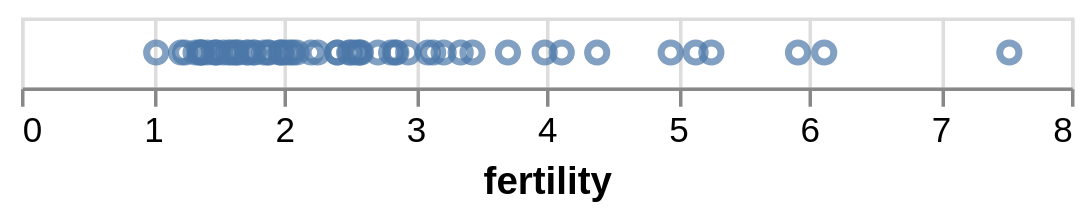

The cell this chart's notebook holds for it:
### Markdown cell above
### X

The `x` encoding channel sets a mark's horizontal position (x-coordinate). In addition, default choices of axis and title are made automatically. In the chart below, the choice of a quantitative data type results in a continuous linear axis scale:

### Code cell
alt.Chart(data2000).mark_point().encode(
    alt.X('fertility:Q')
)

### Figure 1 — Vega-Lite specification as saved in the notebook (floating-point values rounded to 4 significant figures)
{"config": {"view": {"continuousWidth": 300, "continuousHeight": 300}}, "data": {"name": "data-bc091f26dcbfed41e77a4db283369a07"}, "mark": {"type": "point"}, "encoding": {"x": {"field": "fertility", "type": "quantitative"}}, "$schema": "https://vega.github.io/schema/vega-lite/v6.1.0.json", "datasets": {"data-bc091f26dcbfed41e77a4db283369a07": [{"year": 2000, "country": "Afghanistan", "cluster": 0, "pop": 19542982, "life_expect": 54.73, "fertility": 7.53}, {"year": 2000, "country": "Argentina", "cluster": 3, "pop": 37070774, "life_expect": 74.22, "fertility": 2.59}, {"year": 2000, "country": "Australia", "cluster": 4, "pop": 19017963, "life_expect": 79.72, "fertility": 1.77}, {"year": 2000, "country": "Austria", "cluster": 1, "pop": 8010428, "life_expect": 78.49, "fertility": 1.36}, {"year": 2000, "country": "Bahamas", "cluster": 3, "pop": 325014, "life_expect": 71.25, "fertility": 2.1}, {"year": 2000, "country": "Bangladesh", "cluster": 0, "pop": 129193327, "life_expect": 65.47, "fertility": 3.22}, {"year": 2000, "country": "Barbados", "cluster": 3, "pop": 264657, "life_expect": 74.74, "fertility": 1.78}, {"year": 2000, "country": "Belgium", "cluster": 1, "pop": 10264343, "life_expect": 78.04, "fertility": 1.66}, {"year": 2000, "country": "Bolivia", "cluster": 3, "pop": 8592656, "life_expect": 66.53, "fertility": 3.99}, {"year": 2000, "country": "Brazil", "cluster": 3, "pop": 175873720, "life_expect": 71.18, "fertility": 2.26}, {"year": 2000, "country": "Canada", "cluster": 3, "pop": 30683313, "life_expect": 79.36, "fertility": 1.49}, {"year": 2000, "country": "Chile", "cluster": 3, "pop": 15351799, "life_expect": 76.93, "fertility": 1.99}, {"year": 2000, "country": "China", "cluster": 4, "pop": 1264099069, "life_expect": 71.33, "fertility": 1.63}, {"year": 2000, "country": "Colombia", "cluster": 3, "pop": 39215135, "life_expect": 74.23, "fertility": 2.57}, {"year": 2000, "country": "Costa Rica", "cluster": 3, "pop": 3979193, "life_expect": 77.9, "fertility": 2.41}, {"year": 2000, "country": "Croatia", "cluster": 1, "pop": 4548434, "life_expect": 74.65, "fertility": 1.47}, {"year": 2000, "country": "Cuba", "cluster": 3, "pop": 11105791, "life_expect": 77.01, "fertility": 1.58}, {"year": 2000, "country": "Dominican Republic", "cluster": 3, "pop": 8540791, "life_expect": 73.66, "fertility": 2.86}, {"year": 2000, "country": "Ecuador", "cluster": 3, "pop": 12626507, "life_expect": 74.46, "fertility": 3.1}, {"year": 2000, "country": "Egypt", "cluster": 5, "pop": 71371371, "life_expect": 68.54, "fertility": 3.44}, {"year": 2000, "country": "El Salvador", "cluster": 3, "pop": 5958482, "life_expect": 73.07, "fertility": 3.14}, {"year": 2000, "country": "Finland", "cluster": 1, "pop": 5176209, "life_expect": 78.04, "fertility": 1.73}, {"year": 2000, "country": "France", "cluster": 1, "pop": 58665453, "life_expect": 79.19, "fertility": 1.88}, {"year": 2000, "country": "Georgia", "cluster": 1, "pop": 4265172, "life_expect": 70.68, "fertility": 1.6}, {"year": 2000, "country": "Germany", "cluster": 1, "pop": 81551677, "life_expect": 78.39, "fertility": 1.38}, {"year": 2000, "country": "Greece", "cluster": 1, "pop": 11038109, "life_expect": 78.44, "fertility": 1.33}, {"year": 2000, "country": "Grenada", "cluster": 3, "pop": 107432, "life_expect": 71.97, "fertility": 2.58}, {"year": 2000, "country": "Haiti", "cluster": 3, "pop": 8360225, "life_expect": 57.43, "fertility": 4.39}, {"year": 2000, "country": "Hong Kong, China", "cluster": 4, "pop": 6731195, "life_expect": 80.75, "fertility": 1.03}, {"year": 2000, "country": "Iceland", "cluster": 1, "pop": 281462, "life_expect": 80.35, "fertility": 2.07}, {"year": 2000, "country": "India", "cluster": 0, "pop": 1059633675, "life_expect": 62.94, "fertility": 3.35}, {"year": 2000, "country": "Indonesia", "cluster": 4, "pop": 214072421, "life_expect": 67.24, "fertility": 2.54}, {"year": 2000, "country": "Iran", "cluster": 5, "pop": 65544383, "life_expect": 71.94, "fertility": 2.02}, {"year": 2000, "country": "Iraq", "cluster": 5, "pop": 24628858, "life_expect": 68.64, "fertility": 4.95}, {"year": 2000, "country": "Ireland", "cluster": 1, "pop": 3768950, "life_expect": 76.77, "fertility": 1.89}, {"year": 2000, "country": "Israel", "cluster": 5, "pop": 6116958, "life_expect": 78.87, "fertility": 2.95}, {"year": 2000, "country": "Italy", "cluster": 1, "pop": 56966397, "life_expect": 79.64, "fertility": 1.25}, {"year": 2000, "country": "Jamaica", "cluster": 3, "pop": 2612205, "life_expect": 74.64, "fertility": 2.21}, {"year": 2000, "country": "Japan", "cluster": 4, "pop": 126803861, "life_expect": 81.57, "fertility": 1.37}, {"year": 2000, "country": "Kenya", "cluster": 2, "pop": 30851606, "life_expect": 54.83, "fertility": 5.14}, {"year": 2000, "country": "Lebanon", "cluster": 5, "pop": 4320642, "life_expect": 74.82, "fertility": 2.5}, {"year": 2000, "country": "Mexico", "cluster": 3, "pop": 97873442, "life_expect": 74.21, "fertility": 2.72}, {"year": 2000, "country": "Netherlands", "cluster": 1, "pop": 15899135, "life_expect": 78.28, "fertility": 1.72}, {"year": 2000, "country": "New Zealand", "cluster": 4, "pop": 3855266, "life_expect": 78.39, "fertility": 1.98}, {"year": 2000, "country": "Nigeria", "cluster": 2, "pop": 122851984, "life_expect": 54.63, "fertility": 6.12}, {"year": 2000, "country": "North Korea", "cluster": 4, "pop": 23367059, "life_expect": 63.9, "fertility": 1.97}, {"year": 2000, "country": "Norway", "cluster": 1, "pop": 4491202, "life_expect": 78.9, "fertility": 1.85}, {"year": 2000, "country": "Pakistan", "cluster": 0, "pop": 154369924, "life_expect": 61.04, "fertility": 5.26}, {"year": 2000, "country": "Peru", "cluster": 3, "pop": 26654439, "life_expect": 74.61, "fertility": 2.85}, {"year": 2000, "country": "Philippines", "cluster": 4, "pop": 77958223, "life_expect": 70.31, "fertility": 3.71}, {"year": 2000, "country": "Poland", "cluster": 1, "pop": 38504431, "life_expect": 73.9, "fertility": 1.37}, {"year": 2000, "country": "Portugal", "cluster": 1, "pop": 10300626, "life_expect": 76.84, "fertility": 1.54}, {"year": 2000, "country": "Rwanda", "cluster": 2, "pop": 8109989, "life_expect": 50.51, "fertility": 5.92}, {"year": 2000, "country": "Saudi Arabia", "cluster": 5, "pop": 21547390, "life_expect": 70.37, "fertility": 4.12}, {"year": 2000, "country": "South Africa", "cluster": 2, "pop": 46813266, "life_expect": 55.58, "fertility": 2.41}, {"year": 2000, "country": "South Korea", "cluster": 4, "pop": 46788591, "life_expect": 76.34, "fertility": 1.42}, {"year": 2000, "country": "Spain", "cluster": 1, "pop": 40741651, "life_expect": 79.47, "fertility": 1.22}, {"year": 2000, "country": "Switzerland", "cluster": 1, "pop": 7182059, "life_expect": 80.3, "fertility": 1.49}, {"year": 2000, "country": "Turkey", "cluster": 1, "pop": 64113547, "life_expect": 74.73, "fertility": 2.51}, {"year": 2000, "country": "United Kingdom", "cluster": 1, "pop": 58850043, "life_expect": 77.97, "fertility": 1.64}, {"year": 2000, "country": "United States", "cluster": 3, "pop": 282398554, "life_expect": 77.03, "fertility": 2.05}, {"year": 2000, "country": "Venezuela", "cluster": 3, "pop": 24427729, "life_expect": 74.17, "fertility": 2.82}]}}
